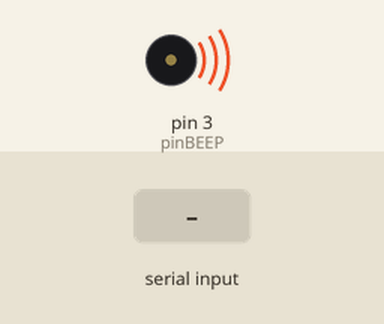
This sketch was run on a simulated Arduino Uno, built with avr-gcc and run on an emulated ATmega328P. Parts: buzzer (waves = sounding). The inputs (shaded band) are chosen by the test bench. The modem accepts every AT command (registered, SIM ready, sends succeed) and sends nothing else; what the sketch prints to the serial monitor is not drawn.

Above: at 5.35 s.
At 6.3 s:
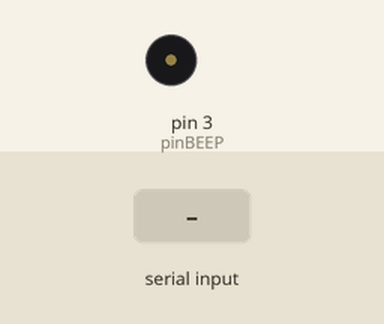
6.4 s: "+CMTI" received over the second serial link
7.9 s: "OK" received over the second serial link
9.4 s: "90,45\n" received over the second serial link
Timing chart, 0 to 12.4 s (numbered marks = the images above; inputs shaded):
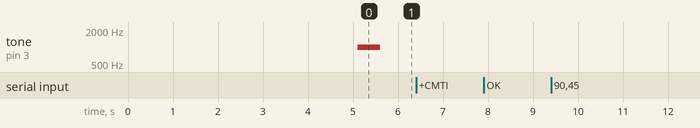

Measured:
- after the input at 6.4 s, every drawn part: stays the same
- after the input at 7.9 s, every drawn part: stays the same
- after the input at 9.4 s, every drawn part: stays the same

The sketch:

testReceiveSMS.ino
```cpp
#include <SoftwareSerial.h>

const uint8_t pinBEEP	= 3;				// Beep
const uint8_t pinRX	= 7;	// RX of SIM800L
const uint8_t pinTX	= 8;	// TX of SIM800L
const uint16_t PORT_SPEED = 9600;	// Baud rate
SoftwareSerial serialPort(pinRX, pinTX);
String buffer;
String textSMS;
String senderSMS;
bool waitSMS = false;
uint8_t smsNum = 0;

//	AT+CREG? AT+COPS? AT+CSQ
//	AT+CMGF=1 AT+CNMI=2,2
//	AT+CMGR=2
//	AT+CMGL="ALL"
//	AT+CMGD=2

void readPort()
{
	while (serialPort.available()) {
		const char ch = serialPort.read();
		buffer += String(ch);
		Serial.write(ch);
	}
	while (Serial.available())
		serialPort.write(Serial.read());
}

void command(const String& str)
{
	buffer = String();

	debugOutput(String(String("->Command: ") + str).c_str());
	serialPort.println(str.c_str());
	delay(40);
}

void debugOutput(const String& text)
{
	Serial.println(text);
}

bool checkSMS()
{
	//+CMTI: "SM",1
	if (buffer.indexOf("+CMTI") != -1) {
		debugOutput("SMS");
		const int8_t index = buffer.lastIndexOf(',');
		if (index == -1) {
			return false;
		}
		buffer.remove(0, index + 1);
		smsNum = buffer.toInt();
		if (smsNum == 0) {
			return false;
		}
		const String cmd = "AT+CMGR=" + String(smsNum);
		command(cmd);

		//change state
		debugOutput("Change state");
		waitSMS = true;
	}
	return false;
}

void readSMS() {
	const int16_t cmgrIndex = buffer.lastIndexOf("+CMGR:");
	const int16_t okIndex = buffer.lastIndexOf("OK");
	if ((cmgrIndex == -1) || (okIndex == -1) || (okIndex < cmgrIndex)) {
		return;
	}

	textSMS = buffer.substring(buffer.lastIndexOf('\"') + 1, buffer.indexOf("OK"));

	buffer.remove(0, buffer.indexOf('\"') + 1);
	buffer.remove(0, buffer.indexOf('\"') + 1);
	buffer.remove(0, buffer.indexOf('\"') + 1);
	senderSMS = buffer.substring(0, buffer.indexOf('\"'));

	debugOutput("Received SMS: " + textSMS);
	debugOutput("SMS Sender: " + senderSMS);
	waitSMS = false;

	//delete sms
	command("AT+CMGD="+ String(smsNum));
}

void setup()
{
	Serial.begin(PORT_SPEED);
	while (!Serial) {
		;
	}
	serialPort.begin(PORT_SPEED);

	command("AT+CMGF=1");
	delay(2000);
	readPort();
	command("AT+CNMI=2,1");
	readPort();
	delay(3000);//3s
	readPort();
	tone(pinBEEP, 1000, 500);
	buffer = String();
}

void loop()
{
	if (waitSMS) {
		readSMS();
	}
	else {
		checkSMS();
	}
	readPort();
}
```
